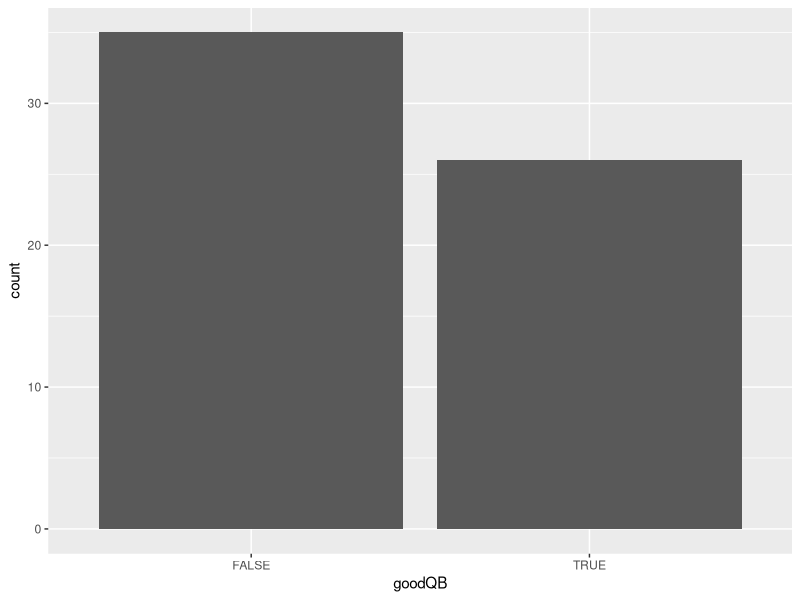
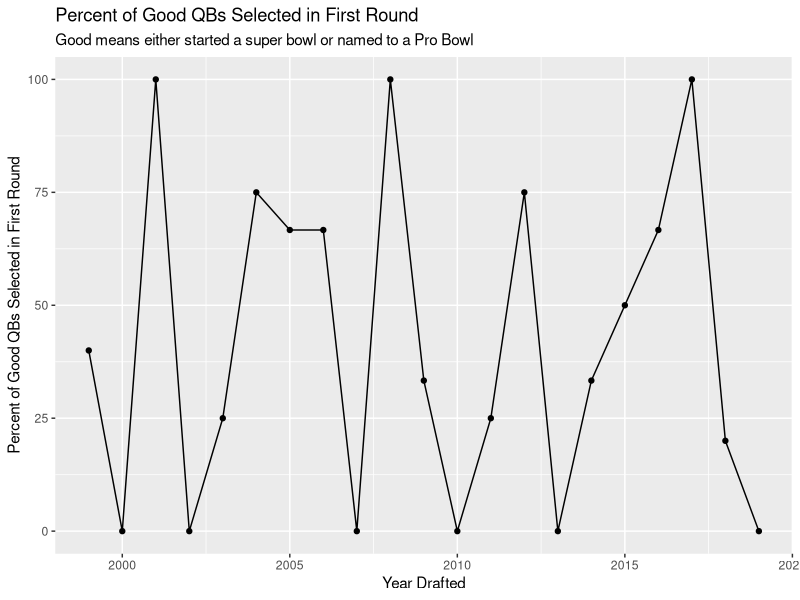

Here is the R script that generated these plots, in order:
library(dplyr)
library(ggplot2)
library(here)

data <- read.csv(file = here::here('data', 'data.csv'),stringsAsFactors = FALSE)

## simple count of good vs not-good qbs picked in first round ####
data %>% 
  ggplot(aes(goodQB)) +
  geom_bar()
data %>% 
  group_by(goodQB) %>% 
  summarise(count = n()) %>% 
  ungroup()

## How much does it vary by year? ####
data %>% 
  group_by(Year) %>% 
  summarise(percentGood = 100*mean(goodQB)) %>% 
  ungroup() %>% 
  ggplot(aes(Year, percentGood)) +
  geom_point() +
  geom_line() +
  labs(title = "Percent of Good QBs Selected in First Round",
       subtitle = "Good means either started a super bowl or named to a Pro Bowl",
       x = "Year Drafted",
       y = "Percent of Good QBs Selected in First Round"
       )
